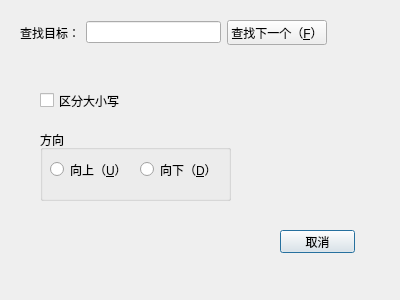
<?xml version="1.0" encoding="UTF-8"?>
<ui version="4.0">
 <class>SerchDialog</class>
 <widget class="QDialog" name="SerchDialog">
  <property name="geometry">
   <rect>
    <x>0</x>
    <y>0</y>
    <width>400</width>
    <height>300</height>
   </rect>
  </property>
  <property name="windowTitle">
   <string>查找</string>
  </property>
  <widget class="QPushButton" name="btCancel">
   <property name="geometry">
    <rect>
     <x>280</x>
     <y>230</y>
     <width>75</width>
     <height>23</height>
    </rect>
   </property>
   <property name="text">
    <string>取消</string>
   </property>
  </widget>
  <widget class="QCheckBox" name="checkBox">
   <property name="geometry">
    <rect>
     <x>40</x>
     <y>90</y>
     <width>91</width>
     <height>21</height>
    </rect>
   </property>
   <property name="text">
    <string>区分大小写</string>
   </property>
  </widget>
  <widget class="QGroupBox" name="groupBox">
   <property name="geometry">
    <rect>
     <x>40</x>
     <y>130</y>
     <width>191</width>
     <height>71</height>
    </rect>
   </property>
   <property name="title">
    <string>方向</string>
   </property>
   <widget class="QRadioButton" name="rdUp">
    <property name="geometry">
     <rect>
      <x>10</x>
      <y>30</y>
      <width>95</width>
      <height>19</height>
     </rect>
    </property>
    <property name="text">
     <string>向上（&amp;U）</string>
    </property>
   </widget>
   <widget class="QRadioButton" name="rdDown">
    <property name="geometry">
     <rect>
      <x>100</x>
      <y>30</y>
      <width>95</width>
      <height>19</height>
     </rect>
    </property>
    <property name="text">
     <string>向下（&amp;D）</string>
    </property>
   </widget>
  </widget>
  <widget class="QWidget" name="">
   <property name="geometry">
    <rect>
     <x>20</x>
     <y>20</y>
     <width>307</width>
     <height>25</height>
    </rect>
   </property>
   <layout class="QHBoxLayout" name="horizontalLayout_2">
    <item>
     <layout class="QHBoxLayout" name="horizontalLayout">
      <item>
       <widget class="QLabel" name="label">
        <property name="text">
         <string>查找目标：</string>
        </property>
       </widget>
      </item>
      <item>
       <widget class="QLineEdit" name="lineEdit"/>
      </item>
     </layout>
    </item>
    <item>
     <widget class="QPushButton" name="btnFindNext">
      <property name="text">
       <string>查找下一个（&amp;F）</string>
      </property>
     </widget>
    </item>
   </layout>
  </widget>
 </widget>
 <resources/>
 <connections/>
</ui>
